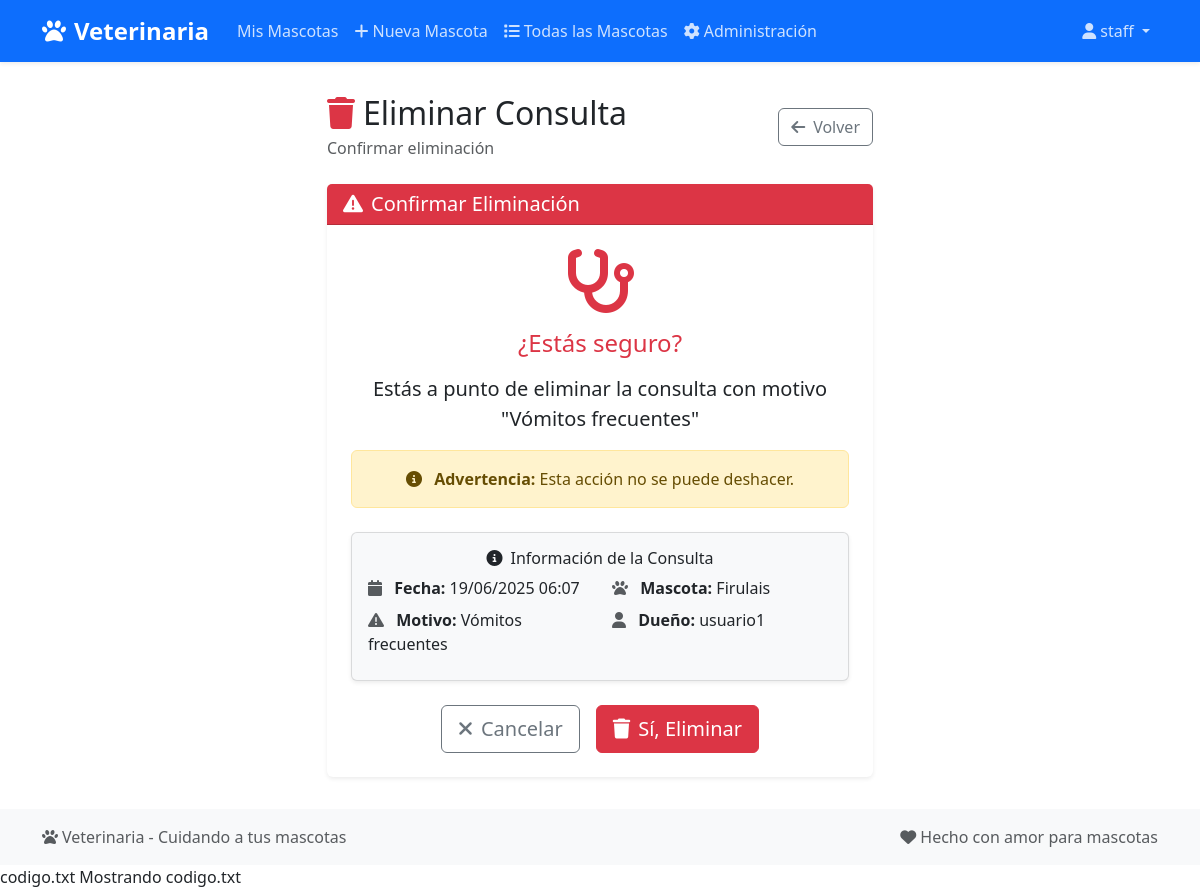
The app's page /veterinaria/consulta/3/eliminar/ (signed in), older data.
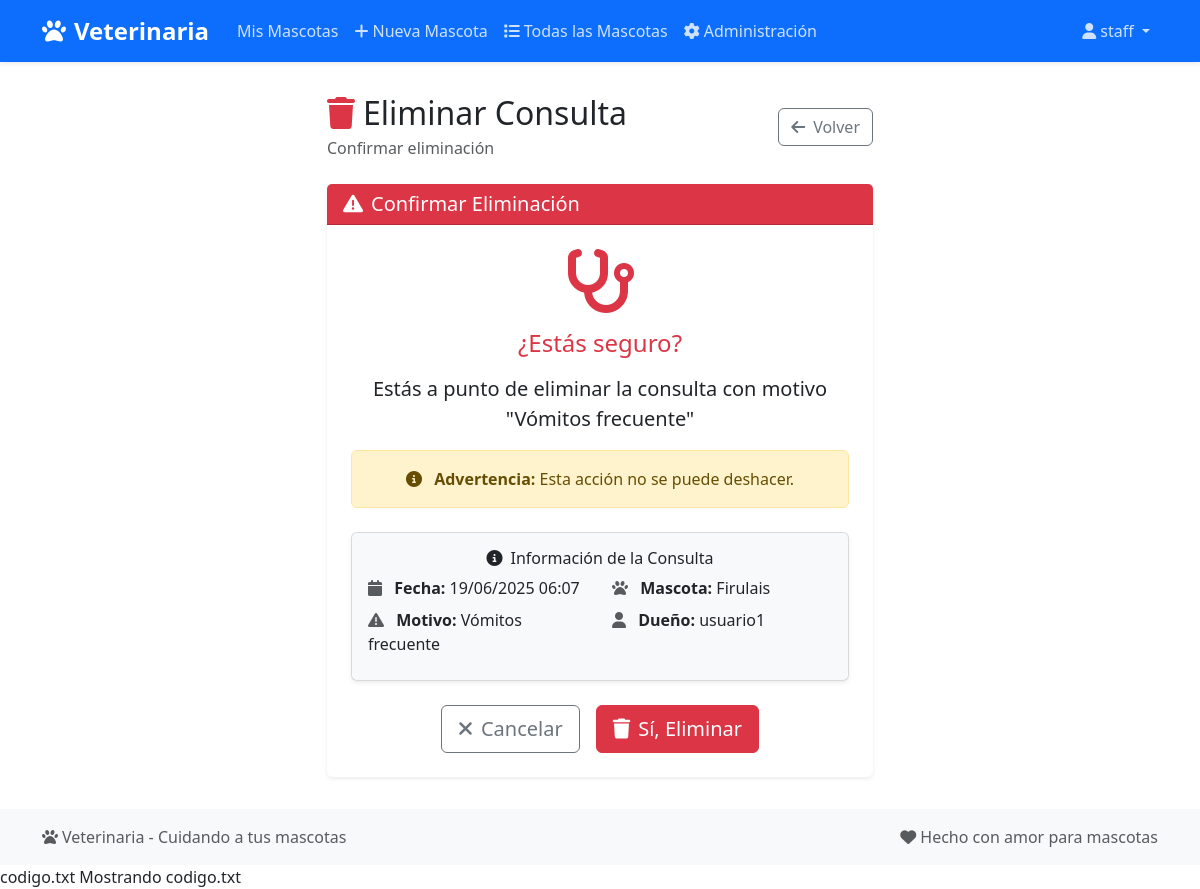
The same page, newer data.
### Veterinaria/models.py (models this page shows, shortened)
class ConsultaVeterinaria(models.Model):
    mascota = models.ForeignKey(
        Mascota, on_delete=models.CASCADE, related_name='consultas')
    fecha = models.DateTimeField(auto_now_add=True)
    motivo = models.TextField()
    diagnostico = models.TextField()
    tratamiento = models.TextField()

class Mascota(models.Model):
    ESPECIES = [
        ('Perro', 'Perro'),
        ('Gato', 'Gato'),
        ('Otro', 'Otro'),
    ]
    nombre = models.CharField(max_length=100)
    especie = models.CharField(max_length=10, choices=ESPECIES)
    raza = models.CharField(max_length=100, blank=True)
    fecha_nacimiento = models.DateField()
    dueño = models.ForeignKey(
        User, on_delete=models.CASCADE, related_name='mascotas')

### Veterinaria/views.py (the view)
@staff_member_required
def eliminar_consulta(request, consulta_id):
    consulta = get_object_or_404(ConsultaVeterinaria, id=consulta_id)
    if request.method == 'POST':
        mascota_id = consulta.mascota.id
        consulta.delete()
        return redirect('detalle_mascota', mascota_id=mascota_id)
    return render(request, 'veterinaria/eliminar_consulta.html', {'consulta': consulta})

### Veterinaria/templates/veterinaria/eliminar_consulta.html (shortened to what this page needs)
{% extends 'veterinaria/base.html' %}
{% block content %}
<div class="row justify-content-center">
    <div class="col-lg-6">
        <div class="d-flex justify-content-between align-items-center mb-4">
            <div>
                <h2 class="mb-1">
                    <i class="fas fa-trash me-2 text-danger"></i>Eliminar Consulta
                </h2>
                <p class="text-muted mb-0">Confirmar eliminación</p>
            </div>
            <a href="{% url 'detalle_consultas' consulta.mascota.id %}" class="btn btn-outline-secondary">
                <i class="fas fa-arrow-left me-2"></i>Volver
            </a>
        </div>
        <div class="card border-0 shadow-sm">
            <div class="card-header bg-danger text-white">
                <h5 class="mb-0">
                    <i class="fas fa-exclamation-triangle me-2"></i>Confirmar Eliminación
                </h5>
            </div>
            <div class="card-body p-4 text-center">
                <div class="mb-4">
                    <i class="fas fa-stethoscope fa-4x text-danger mb-3"></i>
                    <h4 class="text-danger mb-3">¿Estás seguro?</h4>
                    <p class="lead mb-3">
                        Estás a punto de eliminar la consulta con motivo <strong>"{{ consulta.motivo }}"</strong>
                    </p>
                    <div class="alert alert-warning">
                        <i class="fas fa-info-circle me-2"></i>
                        <strong>Advertencia:</strong> Esta acción no se puede deshacer.
                    </div>
                </div>
                <div class="card bg-light mb-4">
                    <div class="card-body">
                        <h6 class="card-title">
                            <i class="fas fa-info-circle me-2"></i>Información de la Consulta
                        </h6>
                        <div class="row text-start">
                            <div class="col-md-6">
                                <p class="mb-2">
                                    <i class="fas fa-calendar me-2 text-muted"></i>
                                    <strong>Fecha:</strong> {{ consulta.fecha|date:"d/m/Y H:i" }}
                                </p>
                                <p class="mb-2">
                                    <i class="fas fa-exclamation-triangle me-2 text-muted"></i>
                                    <strong>Motivo:</strong> {{ consulta.motivo|truncatechars:30 }}
                                </p>
                            </div>
                            <div class="col-md-6">
                                <p class="mb-2">
                                    <i class="fas fa-paw me-2 text-muted"></i>
                                    <strong>Mascota:</strong> {{ consulta.mascota.nombre }}
                                </p>
                                <p class="mb-0">
                                    <i class="fas fa-user me-2 text-muted"></i>
                                    <strong>Dueño:</strong> {{ consulta.mascota.dueño.username }}
                                </p>
                            </div>
                        </div>
                    </div>
                </div>
                <form method="post">
                    <div class="d-flex justify-content-center gap-3">
                        <a href="{% url 'detalle_consultas' consulta.mascota.id %}" class="btn btn-outline-secondary btn-lg">
                            <i class="fas fa-times me-2"></i>Cancelar
                        </a>
                        <button type="submit" class="btn btn-danger btn-lg">
                            <i class="fas fa-trash me-2"></i>Sí, Eliminar
                        </button>
                    </div>
                </form>
            </div>
        </div>
    </div>
</div>
{% endblock %}

Row changes from the older to the newer data that the page shows:
changed ConsultaVeterinaria "Firulais": motivo "Vómitos frecuentes" → "Vómitos frecuente"
